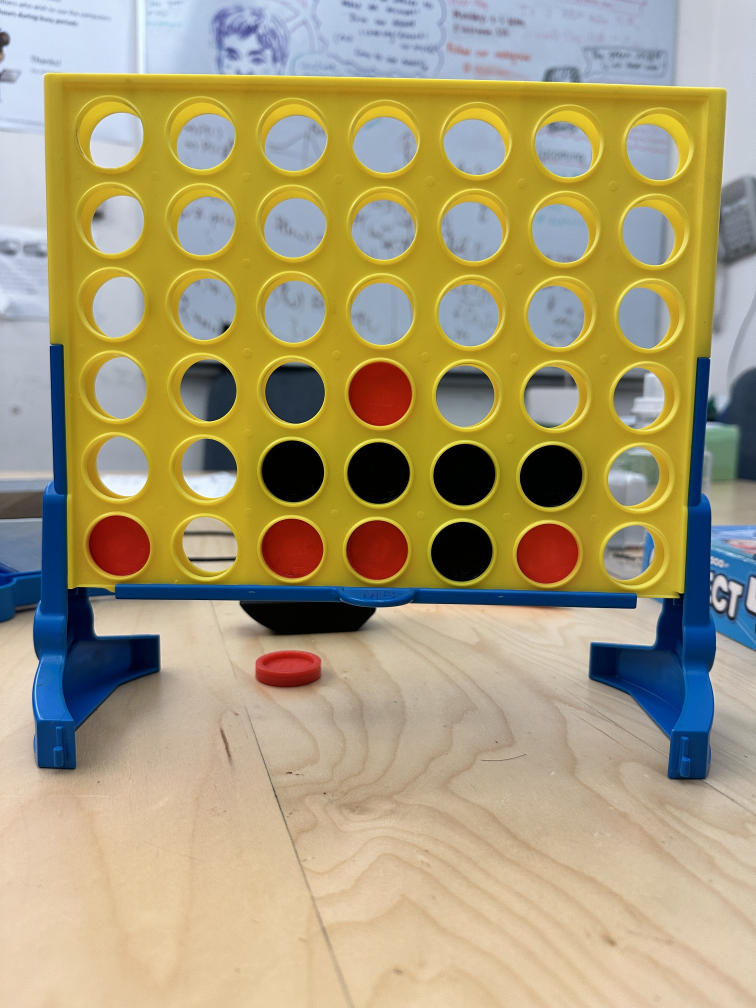
#> input picture uploads/board.JPG, 3024 x 4032 px, given in place of c4cv.mov, which was not available (shown at 1/4 size)
$ python video.py
#> lines starting #> are read from the running program, lines starting #| are printed output that depends on the picture; after the words box and inside, x2 and y2 are one past the last pixel; in counts of white or black regions, pixels touching at a corner belong together; pictures that were not available may be replaced by others from this repository, and a replacement may not be noted
import cv2
import numpy as np

def grid_to_position_string(grid):
    rows, cols = grid.shape  # Assuming grid is a numpy array with .shape attribute
    position_string = ''

    for col in range(cols):
        for row in range(rows):
            if grid[row][col] == -1:
                position_string += 'X'
            elif grid[row][col] == 1:
                position_string += 'O'
            else:
                position_string += '-'

    return position_string

# Main
def process_frame(frame):
    img = frame

    # Constants
    new_width = 500
    img_h, img_w, _ = img.shape
    scale = new_width / img_w
    img_w = int(img_w * scale)
    img_h = int(img_h * scale)
    img = cv2.resize(img, (img_w, img_h), interpolation=cv2.INTER_AREA)
    img_orig = img.copy()

    # Bilateral Filter
    bilateral_filtered_image = cv2.bilateralFilter(img, 15, 190, 190)

    # Calculate the size of each grid cell
    cell_width = img_w // 7
    cell_height = img_h // 6

    # Create a copy of the original image to draw the grid
    grid_image = img_orig.copy()

    # Draw vertical lines for the grid
    for i in range(1, 7):
        cv2.line(grid_image, (i * cell_width, 0), (i * cell_width, img_h), (0, 255, 0), 1)

    # Draw horizontal lines for the grid
    for i in range(1, 6):
        cv2.line(grid_image, (0, i * cell_height), (img_w, i * cell_height), (0, 255, 0), 1)

    # Display the image with the grid
    cv2.imwrite('grid_image_with_cells.png', grid_image)


    # Initialize the grid
    grid = np.zeros((6, 7))

    BLACK_LOWER_HSV = np.array([100, 150, 50])
    BLACK_UPPER_HSV = np.array([140, 255, 255])

    RED_LOWER_HSV = np.array([0, 120, 70])
    RED_UPPER_HSV = np.array([10, 255, 255])

    # Function to check if the majority of the pixels in a masked area are of the color of the mask
    def is_color_dominant(mask):
        # Count the non-zero (white) pixels in the mask
        white_pixels = cv2.countNonZero(mask)
        # Calculate the percentage of white pixels
        white_area_ratio = white_pixels / mask.size
        # If the white area covers more than 20% of the mask, we consider the color to be dominant
        return white_area_ratio > 0.2

    def process_cell(img, x_start, y_start, width, height):
        # Crop the cell from the image
        cell_img = img[y_start:y_start + height, x_start:x_start + width]

        # Convert the cell image to grayscale
        gray_img = cv2.cvtColor(cell_img, cv2.COLOR_BGR2GRAY)

        # Apply Hough Circle Transform to find circles in the grayscale image
        circles = cv2.HoughCircles(gray_img, cv2.HOUGH_GRADIENT, dp=1.2, minDist=20,
                                param1=50, param2=30, minRadius=0, maxRadius=0)

        if circles is not None:
            circles = np.round(circles[0, :]).astype("int")
            for (x, y, r) in circles:
                # Ensure the crop coordinates are within the image bounds
                x, y, r = int(x), int(y), int(r)
                x1, y1, x2, y2 = max(0, x - r), max(0, y - r), min(width, x + r), min(height, y + r)

                # Crop the circle from the cell_img
                circle_img = cell_img[y1:y2, x1:x2]

                # If the circle_img is empty, skip to the next circle
                if circle_img.size == 0:
                    continue

                # Convert to HSV and create masks for red and black
                hsv_circle_img = cv2.cvtColor(circle_img, cv2.COLOR_BGR2HSV)
                red_mask = cv2.inRange(hsv_circle_img, RED_LOWER_HSV, RED_UPPER_HSV)
                black_mask = cv2.inRange(hsv_circle_img, BLACK_LOWER_HSV, BLACK_UPPER_HSV)

                if is_color_dominant(red_mask):
                    return 1  # Red
                elif is_color_dominant(black_mask):
                    return -1  # Black

        # No circles detected or not the right color
        return 0

    # Analyze each cell and update the grid
    for row in range(6):
        for col in range(7):
            x_start = col * cell_width
            y_start = row * cell_height
            grid[row, col] = process_cell(bilateral_filtered_image, x_start, y_start, cell_width, cell_height)

    return grid

# determines if there is motion in the frame
backSub = cv2.createBackgroundSubtractorMOG2(history=500, varThreshold=16, detectShadows=True)

# Could be better...
def is_motion(previous_frame, current_frame, threshold=10):
    frame_delta = cv2.absdiff(previous_frame, current_frame)
    thresholded = cv2.threshold(frame_delta, 25, 255, cv2.THRESH_BINARY)[1]
    motion_level = np.sum(thresholded)
    return motion_level > threshold


# Need to compelte find_board_bounds
def find_board_bounds(frame, threshold=50):
    x, y = 0, 0  # Top left corner
    w, h = 430, 335  # Width and height calculated from bottom right - top left

    return x, y, w, h


def check_winner(grid):
    rows, cols = len(grid), len(grid[0])

    grid_array = np.array(grid)

    for row in grid_array:
        for i in range(cols - 3):
            if np.array_equal(row[i:i + 4], np.array([1, 1, 1, 1])):
                return 1
            elif np.array_equal(row[i:i + 4], np.array([-1, -1, -1, -1])):
                return -1

    for col in range(cols):
        for i in range(rows - 3):
            if np.array_equal(grid_array[i:i + 4, col], np.array([1, 1, 1, 1])):
                return 1
            elif np.array_equal(grid_array[i:i + 4, col], np.array([-1, -1, -1, -1])):
                return -1

    for row in range(rows - 3):
        for col in range(cols - 3):
            if np.array_equal([grid_array[row + i][col + i] for i in range(4)], np.array([1, 1, 1, 1])):
                return 1
            elif np.array_equal([grid_array[row + i][col + i] for i in range(4)], np.array([-1, -1, -1, -1])):
                return -1

    for row in range(3, rows):
        for col in range(cols - 3):
            if np.array_equal([grid_array[row - i][col + i] for i in range(4)], np.array([1, 1, 1, 1])):
                return 1
            elif np.array_equal([grid_array[row - i][col + i] for i in range(4)], np.array([-1, -1, -1, -1])):
                return -1
    return 0


def extract_frames(video_path, skip_frames=20):
#> called with video_path = '/uploads/c4cv.mov', skip_frames = 20
    cap = cv2.VideoCapture(video_path)
    previous_position_string = None
    output_strings = []  # List to store output strings

    ret, previous_frame = cap.read()
#> previous_frame is the input picture: shape (4032, 3024, 3); mean B, G, R 120.5, 157.2, 169.3
    if not ret:
        output_strings.append("Error: Cannot read frame from video.")
        cap.release()
        return output_strings

    previous_frame = cv2.cvtColor(previous_frame, cv2.COLOR_BGR2GRAY)
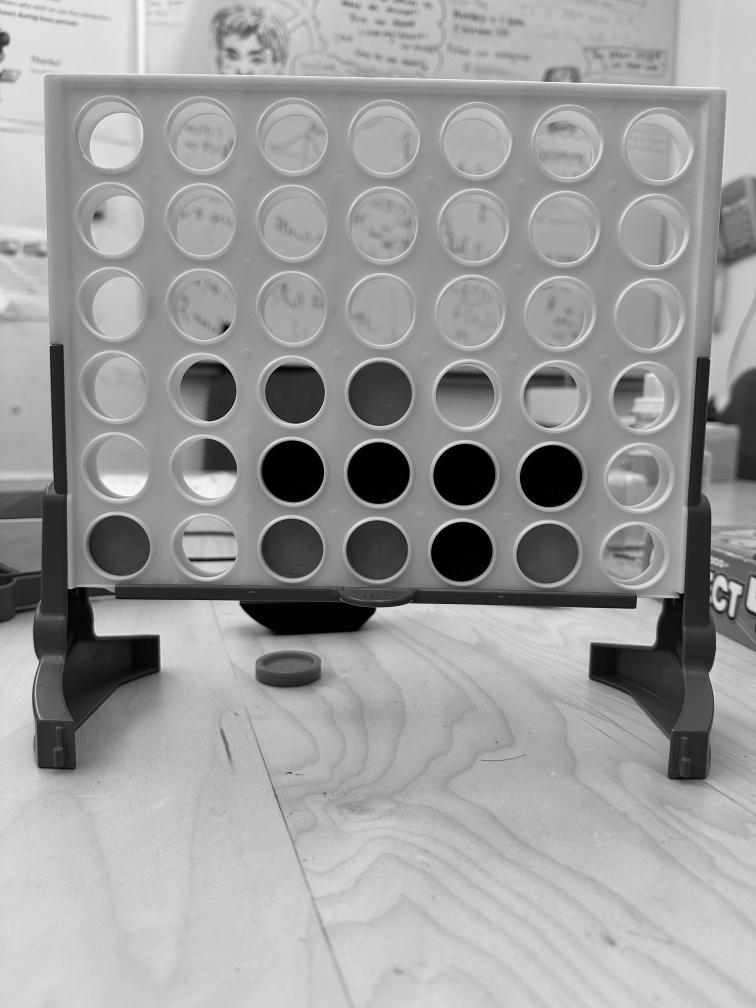
#> previous_frame: shape (4032, 3024) (shown at 1/4 size); min 0, max 255, mean 156.7
    previous_frame = cv2.GaussianBlur(previous_frame, (21, 21), 0)
    previous_position_string = '------------------------------------------'
    p, frame_count = 0, 0

    while cap.isOpened():
        ret, frame = cap.read()
        if not ret:
            break

        gray = cv2.cvtColor(frame, cv2.COLOR_BGR2GRAY)
        gray = cv2.GaussianBlur(gray, (21, 21), 0)
        if frame_count % skip_frames == 0:
            if not is_motion(previous_frame, gray):
#> in is_motion, `frame_delta = cv2.absdiff(previous_frame, current_frame)`: frame_delta: shape (4032, 3024); every value is 0
#> in is_motion, `motion_level = np.sum(thresholded)`: motion_level = 0
                board_array = process_frame(frame)
#> after the loop in process_frame, `for i in range(1, 7):`:
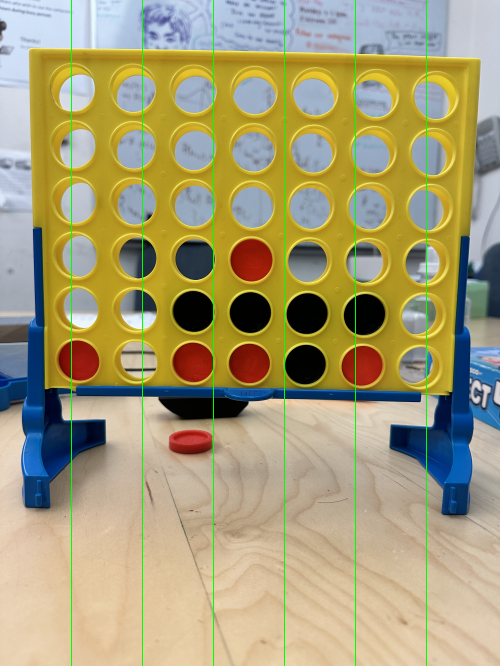
#> grid_image: shape (666, 500, 3); mean B, G, R 119.1, 158.3, 167.2
#> after the loop in process_frame, `for i in range(1, 6):`:
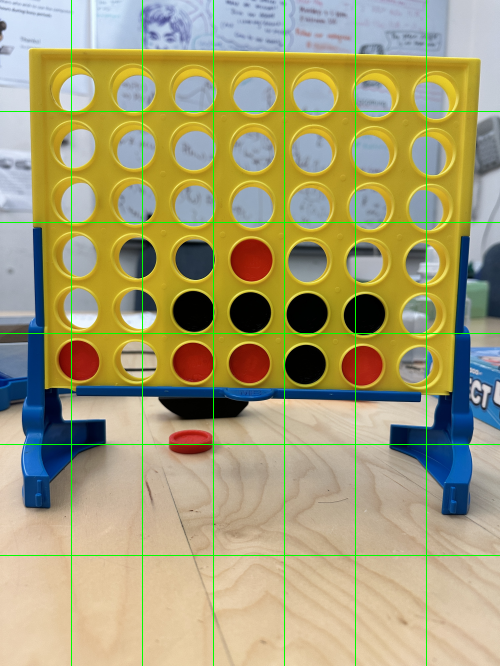
#> grid_image: shape (666, 500, 3); 0.74% of pixels changed, all inside (x1, y1, x2, y2) = (0, 111, 500, 556)
#> the loop in process_frame, `for row in range(6):` made 6 passes
#> pass 1, in process_cell, `cell_img = img[y_start:y_start + height, x_start:x_start + width]`:
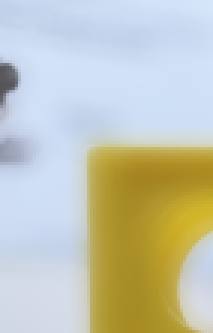
#> cell_img: shape (111, 71, 3) (shown 3 times larger); mean B, G, R 180.8, 198, 196
#> pass 1, in process_cell, `gray_img = cv2.cvtColor(cell_img, cv2.COLOR_BGR2GRAY)`:
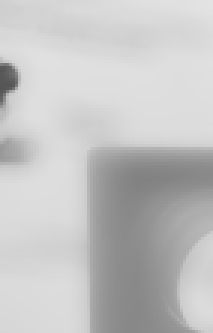
#> gray_img: shape (111, 71) (shown 3 times larger); min 85, max 227, mean 195.5
#> pass 1, in process_cell (call 2), `cell_img = img[y_start:y_start + height, x_start:x_start + width]`:
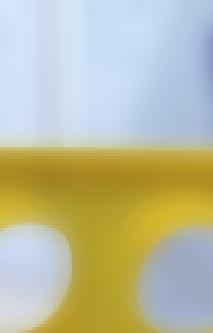
#> cell_img: shape (111, 71, 3) (shown 3 times larger); mean B, G, R 159.4, 189, 188.7
#> pass 1, in process_cell (call 2), `gray_img = cv2.cvtColor(cell_img, cv2.COLOR_BGR2GRAY)`:
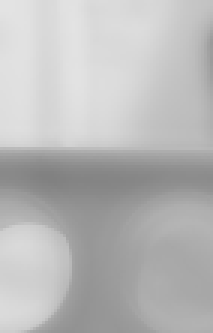
#> gray_img: shape (111, 71) (shown 3 times larger); min 129, max 227, mean 185.6
                current_position_string = grid_to_position_string(board_array)

                if current_position_string != previous_position_string:
                    output_strings.append(f'p={str((p % 2) + 1)}_{current_position_string}')
                    p += 1

                result = check_winner(board_array)
#> in check_winner, `rows, cols = len(grid), len(grid[0])`: rows = 6; cols = 7
#> the loop in check_winner, `for row in grid_array:` made 6 passes
#> row on passes 1 to 6: [0, 0, 0, 0, 0, 0, 0], [0, 0, 0, 0, 0, 0, 0], [0, 0, 0, 1, 0, 0, 0], [0, 1, 1, 1, 0, 1, 0], [0, 0, 0, 0, 0, 0, 0], [0, 0, 0, 0, 0, 0, 0]
#> result = 0
                if result == -1:
                    output_strings.append("Player 2 RED wins!")
                    break
                elif result == 1:
                    output_strings.append("Player 1 BLUE wins!")
                    break

                previous_position_string = current_position_string
            previous_frame = gray
        frame_count += 1

    cap.release()
    return output_strings

print(extract_frames('/uploads/c4cv.mov'))

$ run again, on uploads/rectified.png
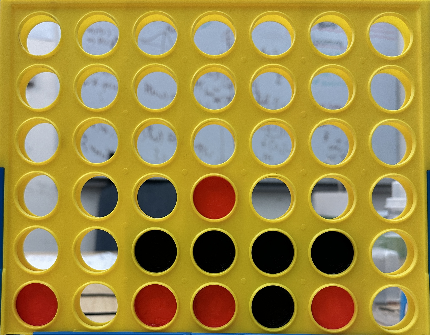
#> input picture uploads/rectified.png, 430 x 335 px, given in place of c4cv.mov, which was not available
#> in extract_frames, previous_frame is the input picture: shape (335, 430, 3); mean B, G, R 69.1, 140.9, 160.3
#> in extract_frames, `previous_frame = cv2.GaussianBlur(previous_frame, (21, 21), 0)`:
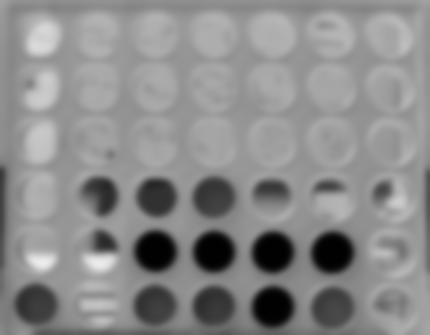
#> previous_frame: shape (335, 430); min 1, max 237, mean 138.6
#> frame_delta: shape (335, 430); every value is 0
#> motion_level = 0
#> the loop in process_frame, `for row in range(6):` made 6 passes
#> pass 1, in process_cell (call 2), `gray_img = cv2.cvtColor(cell_img, cv2.COLOR_BGR2GRAY)`:
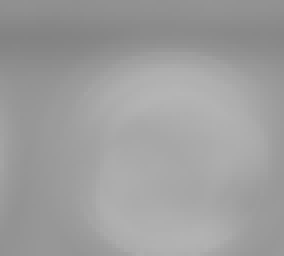
#> gray_img: shape (64, 71) (shown 4 times larger); min 131, max 181, mean 157.7
#> in check_winner, `rows, cols = len(grid), len(grid[0])`: rows = 6; cols = 7
#> the loop in check_winner, `for row in grid_array:` made 6 passes
#> row on passes 1 to 6: [0, 0, 0, 0, 0, 0, 0], [0, 0, 0, 0, 0, 0, 0], [0, 0, 0, 0, 0, 0, 0], [0, 0, 0, 1, 0, 0, 0], [0, 0, 0, 0, 0, 0, 0], [1, 0, 1, 1, 0, 1, 0]
#> result = 0
